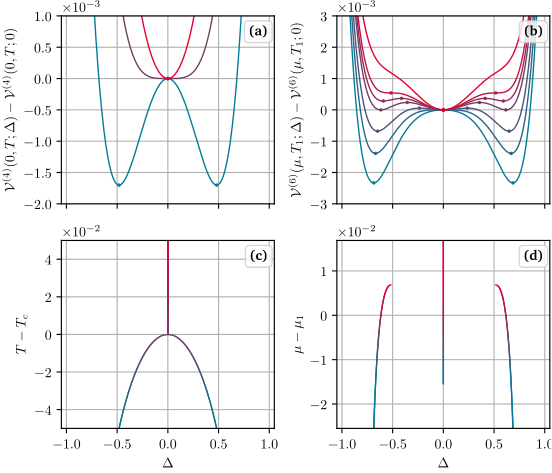

Here is the Python script that generated this plot:
# -*- coding: utf-8 -*-
"""
@author Martin Jakob Steil
@data 2023-12-06
@brief 1st order GL - U
"""

import sys, os
sys.path.append(os.path.join(os.path.dirname(__file__), '../../graphics/'))
from plot_utils import *
import matplotlib.ticker as mticker

import numpy as np
import json

## ************ Data import and processing ************ ##

with open('gn_gl_1st_U.json') as json_file:
    data = json.load(json_file)

with open('gn_gl_1st_Umin.json') as json_file:
    dataMin = json.load(json_file)
    
l=len(data['data'])
muTi=data['muTi']
Ux=np.array(data['data'])
Uxext=data['extrema']

i=0 # select variable 0=mu or 1=T

#ax00
x0=muTi[0][i]
x1=muTi[-1][i]

dx=x1-x0
c=get_color_list(colors[0],colors[1],l)
cgrad=get_color_list(colors[0],colors[1],100)

## ************ Figure ************ ##
fig, ((ax00, ax01),(ax10, ax11)) = plt.subplots(2, 2, sharex=True, sharey=False)
fig.subplots_adjust(hspace=0.025)  # adjust space between axes
# *------*------*
# | ax00 | ax01 |
# *------*------*
# | ax10 | ax11 |
# *------*------*

plot_styles={'linewidth': 1.,'linestyle':'-'}
plot_styles2={'linewidth': 1.,'linestyle': '-'} #(0, (4, 4)
point_styles={'linestyle': 'none','marker': '.','markersize': 3}

formatter = mticker.ScalarFormatter(useMathText=True)
formatter.set_scientific(True)
formatter.set_powerlimits((-1,1))

#ax01

for i in range(l):
    ax01.plot(Ux[i,:,0],Ux[i,:,1],color=c[i],label='',**plot_styles)
    ax01.plot(np.array(Uxext[i])[:,0],np.array(Uxext[i])[:,1],color=c[i],label='',**point_styles)

ax01.set_ylim(-.003,0.003)

ax01.set_ylabel("$\mathcal{V}^{(6)}(\mu,T_1;\Delta)-\mathcal{V}^{(6)}(\mu,T_1;0)$")


ax01.yaxis.set_major_formatter(formatter)

#ax11
ci=[cgrad[x] for x in dataMin['xiR']]
xi=np.array(dataMin['datR'])
for j in range(len(xi)):
    segs=[]
    for i in range(len(ci)-1):
        x1 = xi[j][i][0]
        y1 = xi[j][i][1]
        x2 = xi[j][i+1][0]
        y2 = xi[j][i+1][1]
        segs.append(((x1, y1), (x2, y2)))
    ln_coll = matplotlib.collections.LineCollection(segs,colors=ci,capstyle='round',**plot_styles)
    ax11.add_collection(ln_coll)
ci=[cgrad[x] for x in dataMin['xiL']]
xi=np.array(dataMin['datL'])
for j in range(len(xi)):
    segs=[]
    for i in range(len(ci)-1):
        x1 = xi[j][i][0]
        y1 = xi[j][i][1]
        x2 = xi[j][i+1][0]
        y2 = xi[j][i+1][1]
        segs.append(((x1, y1), (x2, y2)))
    ln_coll = matplotlib.collections.LineCollection(segs,colors=ci,capstyle='round',**plot_styles2)
    ax11.add_collection(ln_coll)
 
ax11.set_ylim(-0.0254901,0.0168696)    
ax11.set_ylabel("$\mu-\mu_1$")
ax11.set_xlabel("$\Delta$")  
ax11.yaxis.set_major_formatter(formatter)

with open('gn_gl_2nd_U.json') as json_file:
    data = json.load(json_file)

with open('gn_gl_2nd_Umin.json') as json_file:
    dataMin = json.load(json_file)
    
l=len(data['data'])
muTi=data['muTi']
Ux=np.array(data['data'])
Uxext=data['extrema']

i=1 # select variable 0=mu or 1=T

#ax00
x0=muTi[0][i]
x1=muTi[-1][i]

dx=x1-x0
c=get_color_list(colors[0],colors[1],l)
cgrad=get_color_list(colors[0],colors[1],100)

#ax00
for i in range(l):
    ax00.plot(Ux[i,:,0],Ux[i,:,1],color=c[i],label='',**plot_styles)
    ax00.plot(np.array(Uxext[i])[:,0],np.array(Uxext[i])[:,1],color=c[i],label='',**point_styles)

ax00.set_ylim(-.002,0.001)  
# ax00.set_yticks([])
ax00.set_ylabel("$\mathcal{V}^{(4)}(0,T;\Delta)-\mathcal{V}^{(4)}(0,T;0)$")
ax00.yaxis.set_major_formatter(formatter)
    
#ax10
ci=[cgrad[x] for x in dataMin['xiR']]
xi=np.array(dataMin['datR'])
for j in range(len(xi)):
    segs=[]
    for i in range(len(ci)-1):
        x1 = xi[j][i][0]
        y1 = xi[j][i][1]
        x2 = xi[j][i+1][0]
        y2 = xi[j][i+1][1]
        segs.append(((x1, y1), (x2, y2)))
    ln_coll = matplotlib.collections.LineCollection(segs,colors=ci,capstyle='round',**plot_styles)
    ax10.add_collection(ln_coll)
ci=[cgrad[x] for x in dataMin['xiL']]
xi=np.array(dataMin['datL'])
for j in range(len(xi)):
    segs=[]
    for i in range(len(ci)-1):
        x1 = xi[j][i][0]
        y1 = xi[j][i][1]
        x2 = xi[j][i+1][0]
        y2 = xi[j][i+1][1]
        segs.append(((x1, y1), (x2, y2)))
    ln_coll = matplotlib.collections.LineCollection(segs,colors=ci,capstyle='round',**plot_styles2)
    ax10.add_collection(ln_coll)
 

ax10.set_ylim(-.05,0.05)
ax10.set_xlim(-1.05,1.05)    
ax10.set_ylabel("$T-T_c$")
ax10.set_xlabel("$\Delta$")
ax10.yaxis.set_major_formatter(formatter)


# Subplot marker
ax00.text(0.97, 0.88, '\\textbf{(a)}',
          horizontalalignment='right', verticalalignment='bottom', transform=ax00.transAxes,
          bbox=end_box_style)


ax01.text(0.97, 0.88, '\\textbf{(b)}',
          horizontalalignment='right', verticalalignment='bottom', transform=ax01.transAxes,
          bbox=end_box_style)


ax10.text(0.97, 0.88, '\\textbf{(c)}',
          horizontalalignment='right', verticalalignment='bottom', transform=ax10.transAxes,
          bbox=end_box_style)


ax11.text(0.97, 0.88, '\\textbf{(d)}',
          horizontalalignment='right', verticalalignment='bottom', transform=ax11.transAxes,
          bbox=end_box_style)
    
# Export
set_height_twoCol(fig, height=12)

save_plot(fig, 'gn_gl_1st_U.pdf')
